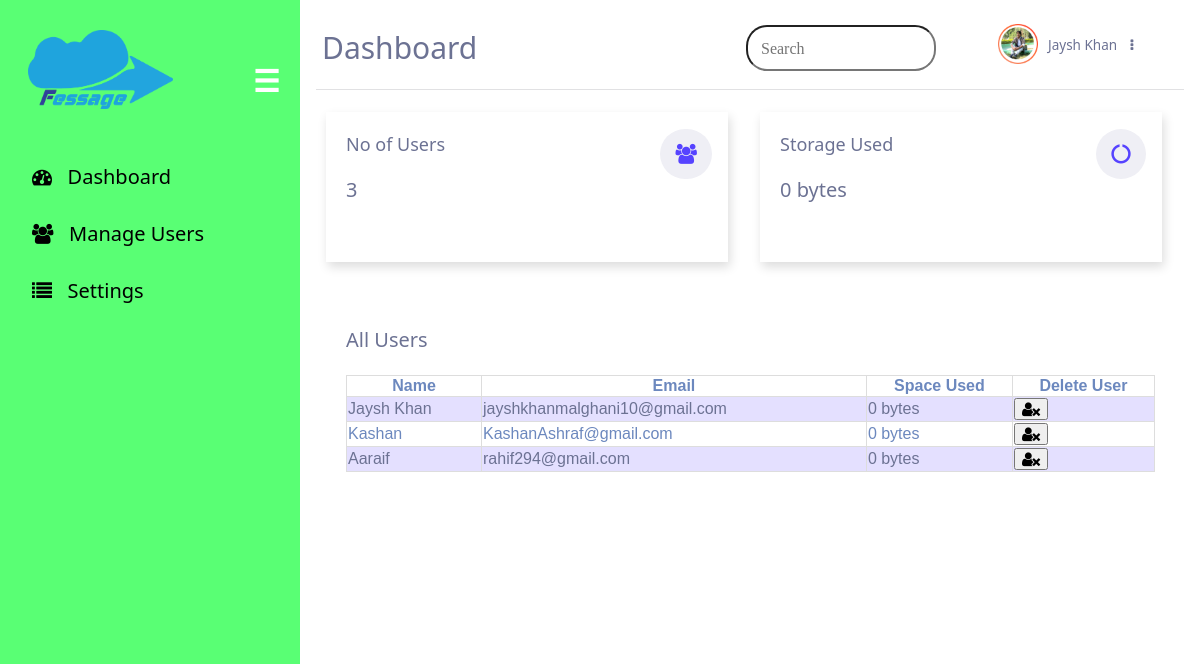
/Manage-User.php, run on the app's committed database.
### tables this page shows
CREATE TABLE `users` (
  `id` int(11) NOT NULL,
  `username` varchar(50) NOT NULL,
  `useremail` varchar(100) NOT NULL,
  `password` varchar(100) NOT NULL,
  `passwordHash` varchar(1000) NOT NULL,
  `salt` varchar(300) NOT NULL,
  `accounttype` tinyint(1) NOT NULL DEFAULT 0,
  `foldername` varchar(200) NOT NULL,
  `allowedSpace` int(11) NOT NULL DEFAULT 500000000,
  `usedSpace` int(11) NOT NULL
);

### phpscripts/UserCounter.php (called while the page is built, shortened)
<?php
    $sql = "SELECT * FROM `users`";
    if (isset($conn)) {
        $result = $conn->query($sql);
    }

### Manage-User.php (the view, shortened to what this page needs)
<!DOCTYPE html>
<html lang="en">
<head>
    <link rel="stylesheet" href="https://cdnjs.cloudflare.com/ajax/libs/font-awesome/4.7.0/css/font-awesome.min.css">
    <link rel="stylesheet" href="Css/Dash.css">
    <?php include('./phpscripts/notification_checker.php');
        include('./phpscripts/UserCounter.php');
        $users = $_SESSION["users"];
        $U_count = count($users);
        $SpaceUsed = $_SESSION["Size"];
    ?>
</head>
<body>
    <div id="mySidenav" class="sidenav">
    <p class="logo"><img src="Logo fessage.png" width="145" height="79"><span class="menu">&#9776;</span></p>
  <a href="AdminDash.php" class="icon-a"><i class="fa fa-dashboard icons"></i> &nbsp;&nbsp;Dashboard</a>
  <a href="Manage-User.php"class="icon-a"><i class="fa fas fa-users icons"></i> &nbsp;&nbsp;Manage Users</a>
  <a href="Admin-Setting.php"class="icon-a"><i class="fa fa-list icons"></i> &nbsp;&nbsp;Settings</a>
</div>
<div id="main">
    <div class="head">
        <div class="col-div-6">
<p class="nav"> Dashboard</p>
</div>
    <div class="col-div-6">
        <input type="search-bar" name="Search" id="myInput" onkeyup="SearchUser()" placeholder="Search"  class="fa fa-search search-icon">
    <div class="profile">
        <img src="Images/Userprofile.png" class="pro-img" />
        <p>Jaysh Khan <i class="fa fa-ellipsis-v dots" aria-hidden="true"></i></p>
    </div>
</div>
</div>
    <br/>
    <div class="col-div-4-1">
        <div class="box">
            <p class="head-1">No of Users</p>
            <p class="number"><?php echo $U_count;?></p>
            <i class="fa fas fa-users box-icon"></i>
        </div>
    </div>
    <div class="col-div-4-1">
        <div class="box">
            <p class="head-1">Storage Used</p>
            <p class="number"><?php echo $SpaceUsed?></p>
            <i class="fa fa-circle-o-notch box-icon"></i>
        </div>
    </div>
    <br/>
    <br/>
    <div class="col-div-12">
        <div class="box-8">
        <div class="content-box">
            <p>All Users </p>
            <br/>
            <table id="myTable">
  <tr>
    <th>Name</th>
    <th>Email</th>
    <th>Space Used</th>
    <th>Delete User</th>
  </tr>
                <?php
                foreach($users as $user){
                ?>
  <tr>
    <td><?php echo $user["username"];?></td>
    <td><?php echo $user["useremail"];?></td>
    <td><?php echo $user["Converted"];?></td>
    <td>
        <form action="./phpscripts/deleteUser.php" method="post">
        <button class="fa fas fa-user-times icons" type="submit"></button>
        </form>
    </td>
  </tr>
  <?php }?>
</table>
        </div>
    </div>
    </div>
</div>
</body>
</html>

### Css/Dash.css (style rules this page uses)
body { margin: 0px; padding: 0px; font-family: system-ui; }
.logo { margin: 0px; margin-left: 28px; font-weight: bold; color: white; margin-bottom: 30px; }
.sidenav { height: 100%; width: 300px; position: fixed; z-index: 1; top: 0; left: 0; background-color: #59FF74; overflow: hidden; padding-top: 30px; transition: ease-in-out 0.3s; }
.menu { float: right; margin-right: 20px; margin-top: 30px; cursor: pointer; }
.sidenav a { padding: 15px 8px 15px 32px; text-decoration: none; font-size: 20px; color: black; display: block; }
.sidenav { top: 0; right: 25px; font-size: 30px; }
#main { padding: 16px; margin-left: 300px; }
.head { padding: 0px 6px; border-bottom: 1px solid #d6d6d8b8; padding-bottom: 10px; }
.col-div-6 { width: 50%; float: left; }
.profile { display: inline-block; float: right; width: 200px; }
.pro-img { float: left; width: 40px; margin-top: 8px; margin-left: 20px; }
.profile p { color: #6c7293; font-weight: 500; margin-left: 35px; margin-top: 10px; font-size: 13.5px; background-color: white; padding: 10px; border-radius: 25px; padding-left: 35px; cursor: pointer; }
.dots { margin-left: 10px; }
.search-icon { position: absolute; right: 22%; top: 25px; background-color: white; padding: 13px; border-radius: 21px; color: #6c7293; cursor: pointer; }
.col-div-4-1 { width: 50%; float: left; }
.box { width: 88%; height: 130px; background-color: #ffffff; margin-left: 10px; padding: 10px; box-shadow: 2px 5px 10px #ddd; position: relative; }
.box p { color: #6c7293; font-weight: 500; padding-left: 10px; }
.number { font-size: 20px; margin-bottom: 0px; margin-top: 20px; }
.head-1 { font-size: 18px!important; margin: 10px 0px; color: #6c7293; }
.box-icon { font-size: 20px!important; margin-top: 35px!important; color: #5643ff; padding-right: 10px; background-color: #efeff5; padding: 15px; border-radius: 25px; position: absolute; right: 16px; top: -18px; }
.col-div-12 { width: 100%; }
.content-box { padding: 20px; }
.content-box p { margin: 0px; font-size: 20px; color: #6c7293; }
.box-8 { width: 97.8%; background-color: #fff; height: 330px; }
.nav { font-size: 30px; cursor: pointer; color: #6c7293; margin: 11px 0px; }
.box-8 { margin-left: 10px; }
table { font-family: arial, sans-serif; border-collapse: collapse; width: 100%; color: #6c88be; }
td, th { border: 1px solid #dddddd; }
tr:nth-child(even) { background-color: #5643ff29; color: #6c7293!important; }

### data on the page
users: username "Jaysh Khan", useremail "jayshkhanmalghani10@gmail.com", Converted "0 bytes"
users: username "Kashan", useremail "KashanAshraf@gmail.com", Converted "0 bytes"
users: username "Aaraif", useremail "rahif294@gmail.com", Converted "0 bytes"

### other printed values
$U_count "3"
$SpaceUsed "0 bytes"
